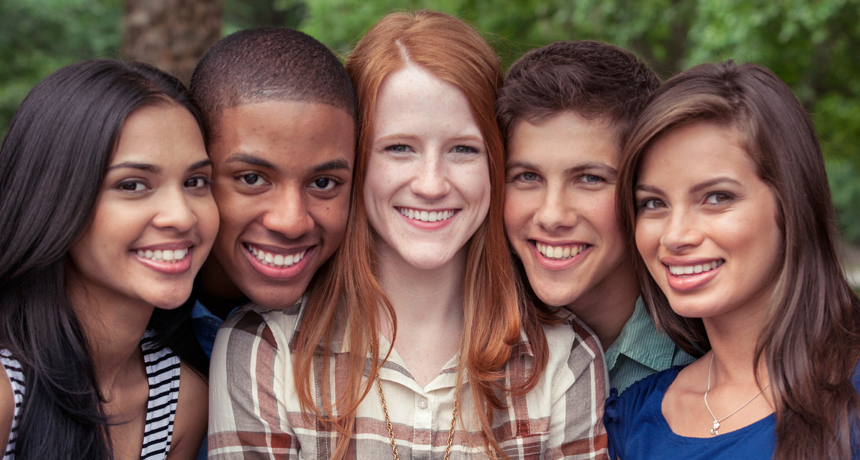
#> input picture Module 1 - Face Recognition/images/img_1.png, 860 x 460 px, found by its file name
$ python face_recognition.py
#> lines starting #> are read from the running program, lines starting #| are printed output that depends on the picture; after the words box and inside, x2 and y2 are one past the last pixel; in counts of white or black regions, pixels touching at a corner belong together
# imports
import cv2
from skimage.io import imshow

# load the cascades
face_cascade = cv2.CascadeClassifier("./Module 1 - Face Recognition/cascades/haarcascade_frontalface_default.xml")
eye_cascade = cv2.CascadeClassifier("./Module 1 - Face Recognition/cascades/haarcascade_eye.xml")

# creating the detector
def detect(img_gray, img):
    faces = face_cascade.detectMultiScale(image=img_gray, scaleFactor=1.3, minNeighbors=5)

    # iterate through each of the detected faces and look for eyes
    for (x, y, w, h) in faces:
        # draw a rectangle around the face
        cv2.rectangle(img=img, pt1=(x, y), pt2=(x+w, y+h), color=(255, 0, 0), thickness=2)

        # crop the original image to the part where the face was detected
        roi_gray = img_gray[y: y+h, x: x+w]
        roi_img = img[y: y+h, x: x+w]

        # now detect the eyes
        eyes = eye_cascade.detectMultiScale(image=roi_gray, scaleFactor=1.1, minNeighbors=3)

        # now loop through the eyes and draw rectangles
        for (xe, ye, we, he) in eyes:
            cv2.rectangle(img=roi_img, pt1=(xe, ye), pt2=(xe+we, ye+he), color=(0, 255, 0), thickness=2)

    return img

img = cv2.imread("./Module 1 - Face Recognition/images/img_1.png")
#> img is the input picture: shape (460, 860, 3); mean B, G, R 82.2, 90.8, 116.5
img_grey = cv2.cvtColor(img, cv2.COLOR_BGRA2GRAY)
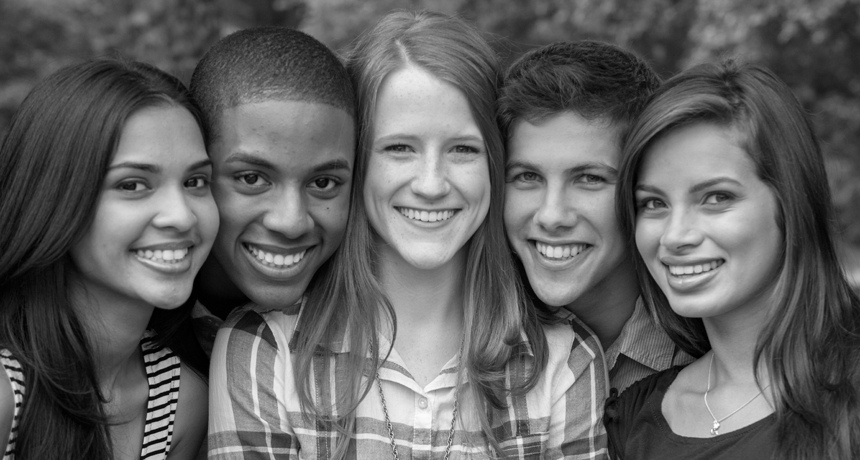
#> img_grey: shape (460, 860); min 0, max 255, mean 97.5

out = detect(img_grey, img)
#> in detect, `faces = face_cascade.detectMultiScale(image=img_gray, scaleFactor=1.3,..`: faces = [[348, 86, 163, 163], [478, 118, 158, 158], [608, 138, 161, 161], [73, 116, 176, 176], [191, 97, 203, 203]]
#> the loop in detect, `for (x, y, w, h) in faces:` made 5 passes
#> (x, y, w, h, eyes) on passes 1 to 5: (348, 86, 163, 163, [[30, 41, 44, 44]]), (478, 118, 158, 158, [[28, 38, 42, 42], [86, 42, 39, 39], [46, 114, 22, 22]]), (608, 138, 161, 161, [[27, 47, 38, 38], [82, 37, 47, 47]]), (73, 116, 176, 176, [[103, 45, 42, 42], [35, 45, 49, 49]]), (191, 97, 203, 203, [[45, 140, 22, 22], [107, 62, 47, 47], [34, 54, 55, 55]])
#> pass 1, in detect, `roi_gray = img_gray[y: y+h, x: x+w]`:
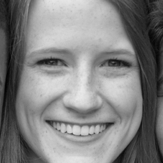
#> roi_gray: shape (163, 163); min 3, max 233, mean 129
#> pass 1, in detect, `roi_img = img[y: y+h, x: x+w]`:
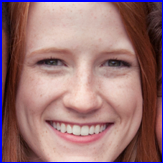
#> roi_img: shape (163, 163, 3); mean B, G, R 116.7, 114.6, 153.1
#> pass 2, in detect, `roi_img = img[y: y+h, x: x+w]`:
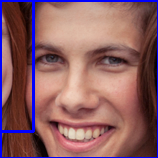
#> roi_img: shape (158, 158, 3); mean B, G, R 98.7, 94.4, 138.7
#> after the loop in detect, `for (x, y, w, h) in faces:`:
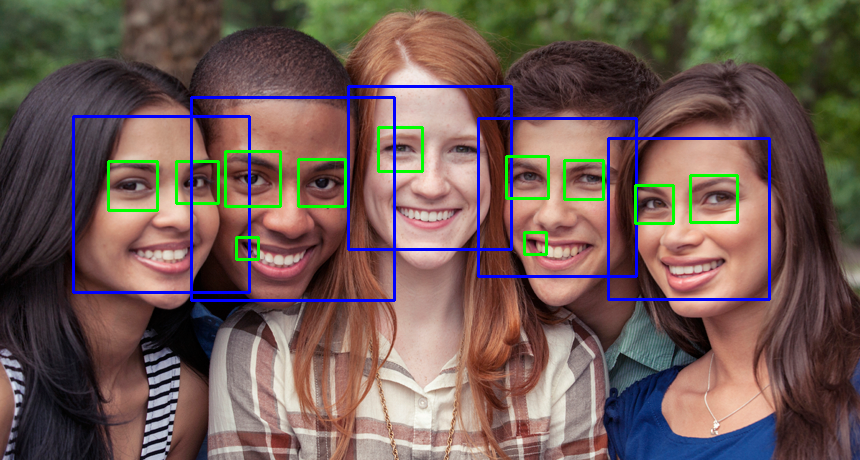
#> img: shape (460, 860, 3); 3.89% of pixels changed, all inside (x1, y1, x2, y2) = (72, 85, 771, 302)
#> after the loop in detect, `for (x, y, w, h) in faces:`:
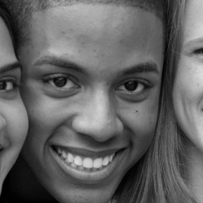
#> roi_gray: shape (203, 203); min 0, max 223, mean 97.5
#> after the loop in detect, `for (x, y, w, h) in faces:`:
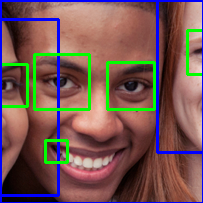
#> roi_img: shape (203, 203, 3); mean B, G, R 83.9, 86.7, 116.1
imshow(out[:, :, ::-1])
